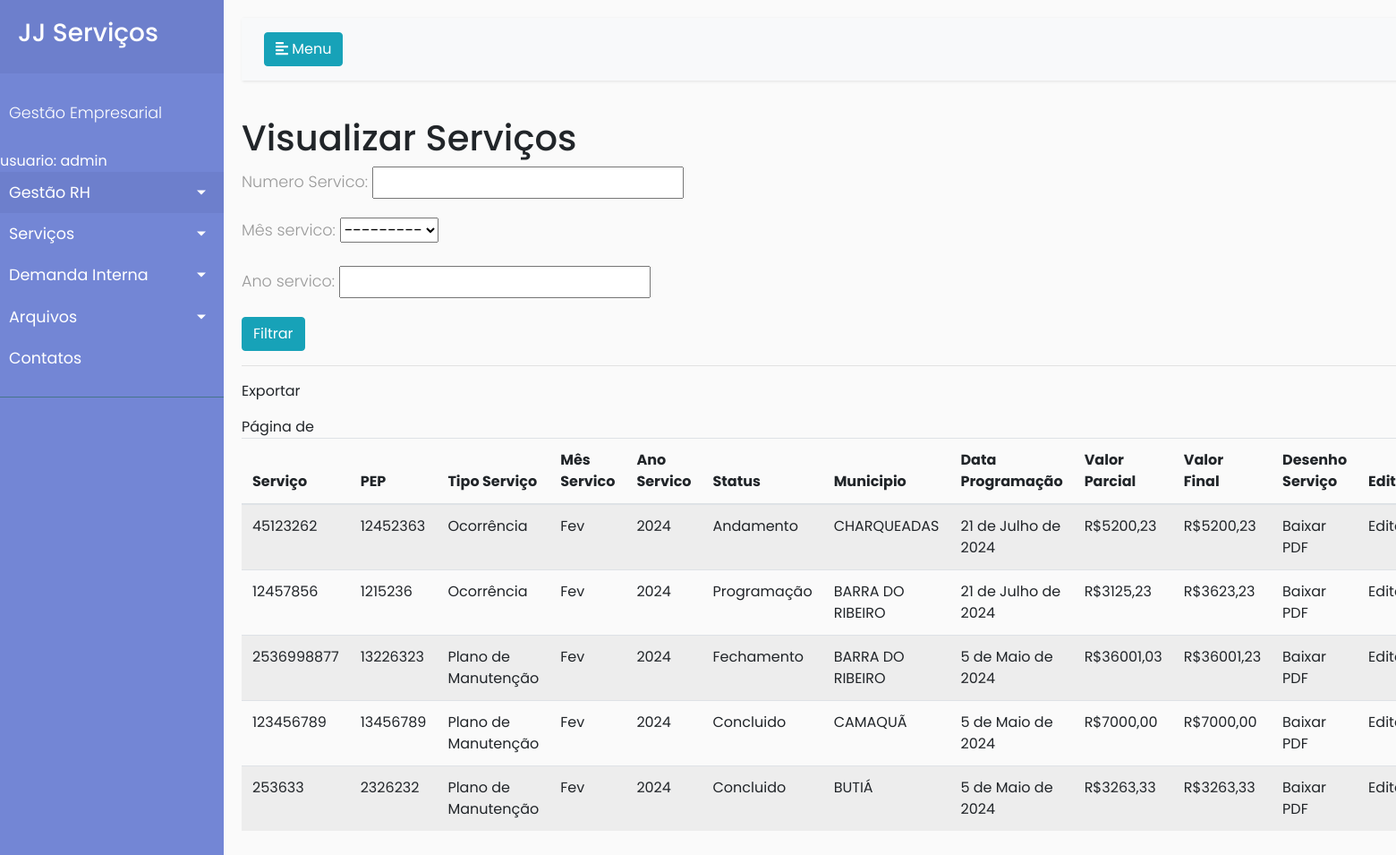
Screenshot of /servico/visualizartodos/ (signed in) with the database file from the repository.
### GestaoHR/models.py (models this page shows, shortened)
class Servico(models.Model):
    tipo_servico=[
        ('Plano de Manutenção','Plano de Manutenção'),
        ('Desenho tecnico','Desenho tecnico'),
        ('Ocorrência','Ocorrência'),
    ]
    tipo_status = [
        ('Programação','Programação'),
        ('Andamento','Andamento'),
        ('Espera','Espera'),
        ('Concluido','Concluido'),
        ('Fechamento','Fechamento'),
        ('Pagamento','Pagamento'),
        ('Recebido','Recebido'),
    ]
    Mes_Mes=[
        ('Jan','Jan'),
        ('Fev','Fev'),
        ('Mar','Mar'),
        ('Abr','Abr'),
        ('Mai','Mai'),
        ('Jun','Jun'),
        ('Jul','Jul'),
        ('Ago','Ago'),
        ('Set','Set'),
        ('Out','Out'),
        ('Nov','Nov'),
        ('Dez','Dez'),
    ]
    Municipios = [
        ('ALVORADA','ALVORADA'),
        ('ARROIO DOS RATOS','ARROIO DOS RATOS'),
        ('BARRA DO RIBEIRO','BARRA DO RIBEIRO'),
        ('BUTIÁ','BUTIÁ'),
        ('CHARQUEADAS','CHARQUEADAS'),
        ('ELDORADO DO SUL','ELDORADO DO SUL'),
        ('GUAÍBA','GUAÍBA'),
        ('MARIANA PIMENTEL','MARIANA PIMENTEL'),
        ('MINAS DO LEÃO','MINAS DO LEÃO'),
        ('PANTANO GRANDE','PANTANO GRANDE'),
        ('PORTO ALEGRE','PORTO ALEGRE'),
        ('SÃO JERÔNIMO','SÃO JERÔNIMO'),
        ('VIAMÃO','VIAMÃO'),
        ('AMARAL FERRADOR','AMARAL FERRADOR'),
        ('ARAMBARÉ','ARAMBARÉ'),
        ('ARROIO DO PADRE','ARROIO DO PADRE'),
        ('ARROIO GRANDE','ARROIO GRANDE'),
        ('BAGÉ','BAGÉ'),
        ('BARAO DO TRIUNFO','BARAO DO TRIUNFO'),
        ('CAMAQUÃ','CAMAQUÃ'),
        ('CANDIOTA','CANDIOTA'),
        ('CANGUÇU','CANGUÇU'),
        ('CAPÃO DO LEÃO','CAPÃO DO LEÃO'),
        ('CERRITO','CERRITO'),
        ('CERRO GRANDE DO SUL','CERRO GRANDE DO SUL'),
        ('CHUÍ','CHUÍ'),
        ('CHUVISCA','CHUVISCA'),
        ('CRISTAL','CRISTAL'),
        ('DOM FELICIANO','BDOM FELICIANO'),
        ('DOM PEDRITO','DOM PEDRITO'),
        ('ENCRUZILHADA DO SUL','ENCRUZILHADA DO SUL'),
        ('HERVAL','HERVAL'),
        ('HULHA NEGRA','HULHA NEGRA'),
        ('JAGUARÃO','JAGUARÃO'),
        ('LAVRAS DO SUL','LAVRAS DO SUL'),
        ('MORRO REDONDO','MORRO REDONDO'),
        ('PEDRAS ALTAS','PEDRAS ALTAS'),
        ('PEDRO OSÓRIO','PEDRO OSÓRIO'),
        ('PELOTAS','PELOTAS'),
        ('JAGUARÃO','JAGUARÃO'),#aqui
        ('PINHEIRO MACHADO','PINHEIRO MACHADO'),
        ('PIRATINI','PIRATINI'),
        ('RIO GRANDE','RIO GRANDE'),
        ('SÃO LOURENÇO DO SUL','SÃO LOURENÇO DO SUL'),
        ('SENTINELA DO SUL','SENTINELA DO SUL'),
        ('Sertão Santana','Sertão Santana'),
        ('SANTA VITÓRIA DO PALMAR','SANTA VITÓRIA DO PALMAR'),
        ('TAPES','TAPES'),
    ]
    Numero_Servico = models.CharField(max_length=100, unique=True ,blank=False, null=False)
    PEP = models.IntegerField(unique=True, blank=False, null=False)
    Servico = models.CharField(choices=tipo_servico, max_length=50, blank=False, null=False)
    Mês_servico = models.CharField(choices=Mes_Mes,max_length=4, blank=False, null=False)
    Ano_servico = models.CharField(max_length=4,blank=False, null=False)
    data_da_solicitacao = models.DateField(blank=False, null=False)
    Status = models.CharField(choices=tipo_status, max_length=25, blank=False, null=False)
    Municipio = models.CharField(max_length=50,choices=Municipios, blank=False, null=False)
    Endereco = models.CharField(max_length=100, blank=False, null=False)
    data_programacao = models.DateField(blank=True, null=True)
    Valor_parcial = models.DecimalField(max_digits=10, decimal_places=2, blank=True, null=True)
    Valor_final = models.DecimalField(max_digits=10, decimal_places=2, blank=True, null=True)
    desenho_servico = models.FileField(upload_to='media/desenhoservico/arquivos/', blank=True, null=True)
    foto_antes = models.FileField(upload_to='media/desenhoservico/arquivos/', blank=True, null=True)
    foto_depois = models.FileField(upload_to='media/desenhoservico/arquivos/', blank=True, null=True)
    Observacao = models.TextField(max_length=200, blank=True, null=True)

### GestaoHR/views.py (the view)
# urls.py: path('servico/visualizartodos/', views.visualiazer_servicos, name='visualizartodosservios'),
@login_required
def visualiazer_servicos(request):
    visualizar_sd= ServicoFilter(request.GET, queryset=Servico.objects.all())
    return render(request, 'servico_view.html', {'ServicoFilter':visualizar_sd})

### GestaoHR/templates/servico_view.html (shortened to what this page needs)
{% extends 'base.html' %}
{% load static %}
{% block 'Material' %}
    <h1>Visualizar Serviços</h1>
    <form method="get">
      {{ServicoFilter.form.as_p}}
      <button class="btn btn-info" type="submit">Filtrar</button>
    </form>
    <hr>
    <a href="{% url 'exportarservicoexecel' %}">Exportar</a>
    <div class="pagination">
      <span class="page-links">
          <span class="current">
              Página {{ page_obj.number }} de {{ page_obj.paginator.num_pages }}
          </span>
      </span>
  </div>
    <table class="table table-striped">
        <thead>
          <tr>
            <th scope="col">Serviço</th>
            <th scope="col">PEP</th>
            <th scope="col">Tipo Serviço</th>
            <th scope="col">Mês Servico</th>
            <th scope="col">Ano Servico</th>
            <th scope="col">Status</th>
            <th scope="col">Municipio</th>
            <th scope="col">Data Programação</th>
            <th scope="col">Valor Parcial</th>
            <th scope="col">Valor Final</th>
            <th scope="col">Desenho Serviço</th>
            <th scope="col">Editar</th>
          </tr>
        </thead>
        <tbody>
            {% for servico in ServicoFilter.qs %}
              <tr>
                <td><a href="{% url 'servicounitario' pk=servico.id %}">{{servico.Numero_Servico}}</a></td>
                <td>{{servico.PEP}}</td>
                <td>{{servico.Servico}}</td>
                <td>{{servico.Mês_servico}}</td>
                <td>{{servico.Ano_servico}}</td>
                <td><a href="{% url 'editarstatus' pk=servico.id %}">{{ servico.Status}}</a></td>
                <td>{{servico.Municipio}}</td>
                <td>{{servico.data_programacao}}</td>
                <td>R${{ servico.Valor_parcial}}</td>
                <td>R${{ servico.Valor_final}}</td>
                <td><a href="{{servico.desenho_servico.url}}">Baixar PDF</a></td>
                <td><a href="{% url 'verservicoind' pk=servico.id %}">Editar</a></td>
            {% endfor %}
{% endblock %}

### GestaoHR/templates/base.html (shortened to what this page needs)
<!DOCTYPE html>
<html>
<head>
    <link rel="stylesheet" href="https://stackpath.bootstrapcdn.com/bootstrap/4.1.0/css/bootstrap.min.css">
     {% load static %}
    <link rel="stylesheet" href="{% static '/CSS/style.css' %}">
</head>
<body>
    <div class="wrapper">
        <nav id="sidebar">
            <div class="sidebar-header">
                <h3>JJ Serviços</h3>
            </div>
            <ul class="list-unstyled components">
                <p>Gestão Empresarial</p>
                usuario: {{request.user}}
                <li class="active">
                    <a href="#homeSubmenu" data-toggle="collapse" aria-expanded="false" class="dropdown-toggle">Gestão RH</a>
                </li>
                <li>
                    <a href="#pageSubmenu" data-toggle="collapse" aria-expanded="false" class="dropdown-toggle">Serviços</a>
                </li>
                <li>
                    <a href="#pagenSubmenu" data-toggle="collapse" aria-expanded="false" class="dropdown-toggle">Demanda Interna</a>
                </li>
                <li>
                    <a href="#pagemSubmenu" data-toggle="collapse" aria-expanded="false" class="dropdown-toggle">Arquivos</a>
                </li>
                <li>
                    <a href="#">Contatos</a>
                </li>
            </ul>
        </nav>
        <div id="content">
            <nav class="navbar navbar-expand-lg navbar-light bg-light">
                <div class="container-fluid">
                    <button type="button" id="sidebarCollapse" class="btn btn-info">
                        <i class="fas fa-align-left"></i>
                        <span>Menu</span>
                    </button>
                    <div class="collapse navbar-collapse" id="navbarSupportedContent">
                    </div>
                </div>
            </nav>
            {% block 'Material' %}
            {% endblock %}
        </div>
    </div>
</body>
</html>

### GestaoHR/static/CSS/style.css (style rules this page uses)
body { font-family: 'Poppins', sans-serif; background: #fafafa; }
p { font-family: 'Poppins', sans-serif; font-size: 1.1em; font-weight: 300; line-height: 1.7em; color: #999; }
a, a:hover, a:focus { color: inherit; text-decoration: none; transition: all 0.3s; }
.navbar { padding: 15px 10px; background: #fff; border: none; border-radius: 0; margin-bottom: 40px; box-shadow: 1px 1px 3px rgba(0, 0, 0, 0.1); }
.wrapper { display: flex; width: 100%; align-items: stretch; }
#sidebar { min-width: 250px; max-width: 250px; background: #7386D5; color: #fff; transition: all 0.3s; }
#sidebar .sidebar-header { padding: 20px; background: #6d7fcc; }
#sidebar ul.components { padding: 20px 0; border-bottom: 1px solid #47748b; }
#sidebar ul p { color: #fff; padding: 10px; }
#sidebar ul li a { padding: 10px; font-size: 1.1em; display: block; }
#sidebar ul li.active>a, a[aria-expanded="true"] { color: #fff; background: #6d7fcc; }
a[data-toggle="collapse"] { position: relative; }
.dropdown-toggle::after { display: block; position: absolute; top: 50%; right: 20px; transform: translateY(-50%); }
#content { width: 100%; padding: 20px; min-height: 100vh; transition: all 0.3s; }

### rows the page displays
Servico: Numero_Servico "45123262", PEP "12452363", Servico "Ocorrência", Mês_servico "Fev", Ano_servico "2024", Status "Andamento", Municipio "CHARQUEADAS", data_programacao "21 de Julho de 2024", Valor_parcial "5200,23", Valor_final "5200,23"
Servico: Numero_Servico "12457856", PEP "1215236", Servico "Ocorrência", Mês_servico "Fev", Ano_servico "2024", Status "Programação", Municipio "BARRA DO RIBEIRO", data_programacao "21 de Julho de 2024", Valor_parcial "3125,23", Valor_final "3623,23"
Servico: Numero_Servico "2536998877", PEP "13226323", Servico "Plano de Manutenção", Mês_servico "Fev", Ano_servico "2024", Status "Fechamento", Municipio "BARRA DO RIBEIRO", data_programacao "5 de Maio de 2024", Valor_parcial "36001,03", Valor_final "36001,23"
Servico: Numero_Servico "123456789", PEP "13456789", Servico "Plano de Manutenção", Mês_servico "Fev", Ano_servico "2024", Status "Concluido", Municipio "CAMAQUÃ", data_programacao "5 de Maio de 2024", Valor_parcial "7000,00", Valor_final "7000,00"
Servico: Numero_Servico "253633", PEP "2326232", Servico "Plano de Manutenção", Mês_servico "Fev", Ano_servico "2024", Status "Concluido", Municipio "BUTIÁ", data_programacao "5 de Maio de 2024", Valor_parcial "3263,33", Valor_final "3263,33"

### other values shown
{{ request.user }} "admin"
